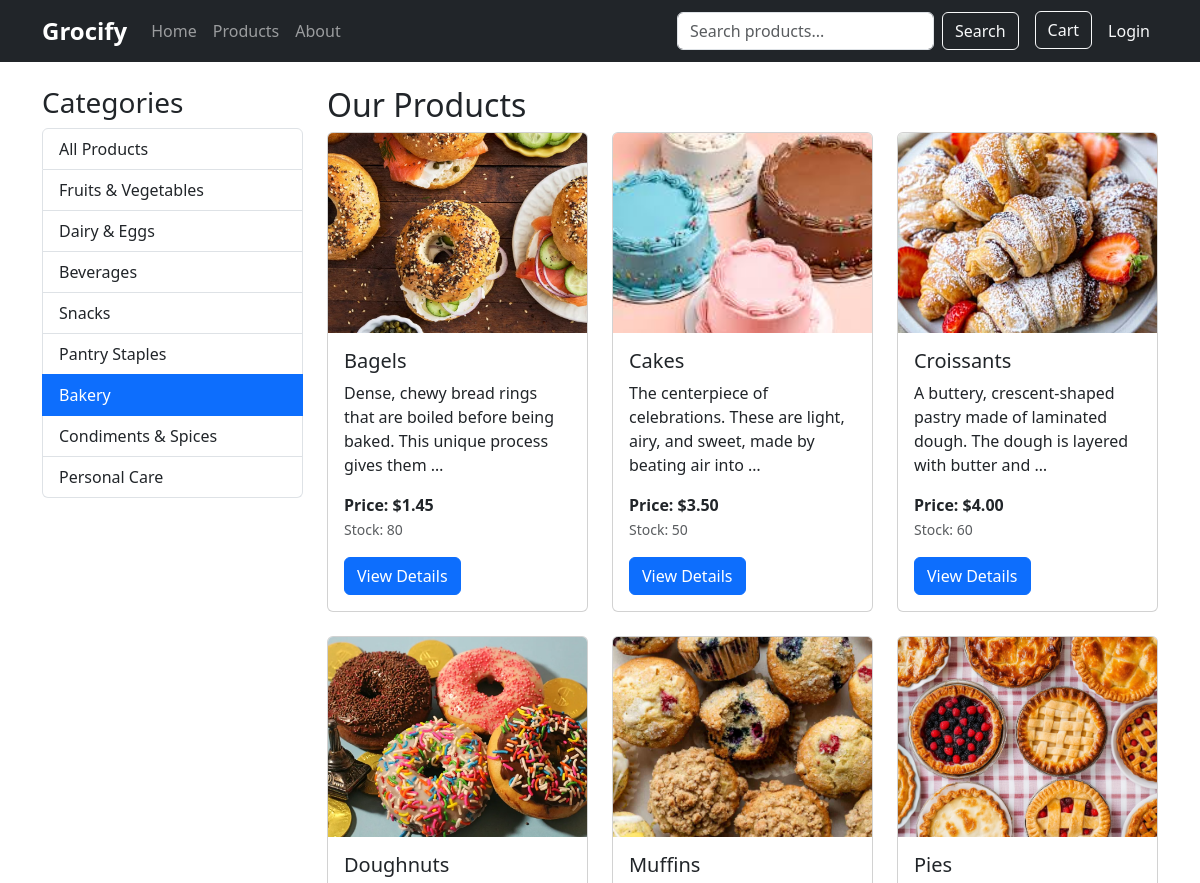
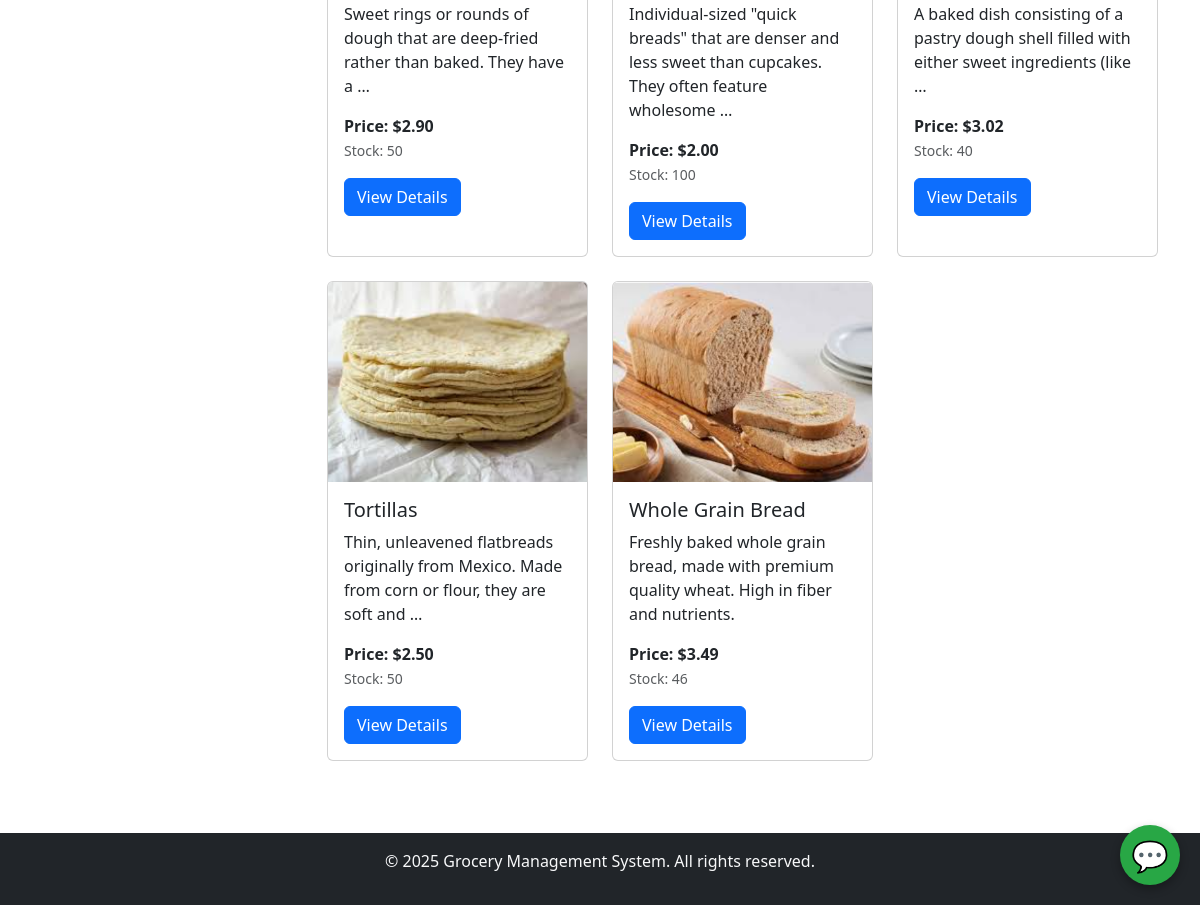
Screenshot of /products/?category=6 with the database file from the repository (2 pictures, top to bottom).
### grocery_app/models.py (models this page shows, shortened)
class Category(models.Model):
    name = models.CharField(max_length=100)
    description = models.TextField(blank=True)
    image = models.ImageField(upload_to='categories/', blank=True, null=True)
    class Meta:
        verbose_name_plural = "Categories"

class Product(models.Model):
    name = models.CharField(max_length=200)
    category = models.ForeignKey(Category, on_delete=models.CASCADE, related_name='products')
    description = models.TextField(blank=True)
    price = models.DecimalField(max_digits=10, decimal_places=2, validators=[MinValueValidator(Decimal('0.00'))])
    stock = models.PositiveIntegerField(default=0, validators=[MinValueValidator(0)])
    image = models.ImageField(upload_to='products/', blank=True, null=True)
    created_at = models.DateTimeField(auto_now_add=True)
    updated_at = models.DateTimeField(auto_now=True)
    class Meta:
        ordering = ['name']

### grocery_app/views.py (the view)
# urls.py: path('products/', views.product_list, name='product_list'),
def product_list(request):
    category_id = request.GET.get('category')
    search_query = request.GET.get('search')
    sort_by = request.GET.get('sort', 'name')  # Default sort by name
    products = Product.objects.all()
    if category_id:
        products = products.filter(category_id=category_id)
    if search_query:
        products = products.filter(
            Q(name__icontains=search_query) |
            Q(description__icontains=search_query) |
            Q(category__name__icontains=search_query)
        )
    if sort_by == 'price_low':
        products = products.order_by('price')
    elif sort_by == 'price_high':
        products = products.order_by('-price')
    elif sort_by == 'newest':
        products = products.order_by('-created_at')
    else:  # default to name
        products = products.order_by('name')
    paginator = Paginator(products, 12)  # Show 12 products per page
    page_number = request.GET.get('page')
    products_page = paginator.get_page(page_number)
    categories = Category.objects.all()
    context = {
        'products': products_page,
        'categories': categories,
        'current_category': category_id,
        'search_query': search_query,
        'sort_by': sort_by,
        'title': 'Our Products'
    }
    return render(request, 'grocery_app/product_list.html', context)

### grocery_app/templates/grocery_app/product_list.html (shortened to what this page needs)
{% extends 'grocery_app/base.html' %}
{% block content %}
<div class="row">
    <div class="col-md-3">
        <h3>Categories</h3>
        <div class="list-group">
            <a href="{% url 'grocery_app:product_list' %}"
               class="list-group-item {% if not current_category %}active{% endif %}">
                All Products
            </a>
            {% for category in categories %}
            <a href="{% url 'grocery_app:product_list' %}?category={{ category.id }}"
               class="list-group-item {% if current_category == category.id|stringformat:'s' %}active{% endif %}">
                {{ category.name }}
            </a>
            {% endfor %}
        </div>
    </div>
    <div class="col-md-9">
        {% if search_query %}
        <h2>Search Results for "{{ search_query }}"</h2>
        {% else %}
        <h2>Our Products</h2>
        {% endif %}
        <div class="row">
            {% for product in products %}
            <div class="col-md-4 mb-4">
                <div class="card h-100">
                    {% if product.image %}
                    <img src="{{ product.image.url }}" class="card-img-top" alt="{{ product.name }}">
                    {% endif %}
                    <div class="card-body">
                        <h5 class="card-title">{{ product.name }}</h5>
                        <p class="card-text">{{ product.description|truncatewords:15 }}</p>
                        <p class="card-text">
                            <strong>Price: ${{ product.price }}</strong><br>
                            <small class="text-muted">Stock: {{ product.stock }}</small>
                        </p>
                        <a href="{% url 'grocery_app:product_detail' product.id %}" class="btn btn-primary">View Details</a>
                    </div>
                </div>
            </div>
            {% empty %}
            <div class="col">
                <p>No products found.</p>
            </div>
            {% endfor %}
        </div>
    </div>
</div>
{% endblock %}

### grocery_app/static/grocery_app/css/style.css (style rules this page uses)
body { font-family: 'Segoe UI', Tahoma, Geneva, Verdana, sans-serif; min-height: 100vh; display: flex; flex-direction: column; }
.card { transition: transform 0.2s, box-shadow 0.2s; }
.card-img-top { height: 200px; object-fit: cover; }
.list-group-item.active { background-color: #0d6efd; border-color: #0d6efd; }

### rows the page displays
Category: name "Fruits & Vegetables"
Category: name "Dairy & Eggs"
Category: name "Beverages"
Category: name "Snacks"
Category: name "Pantry Staples"
Category: name "Bakery"
Category: name "Condiments & Spices"
Category: name "Personal Care"
Product: image (picture), name "Bagels", description "Dense, chewy bread rings that are boiled before being baked. This unique process gives them …", price "1.45", stock "80"
Product: image (picture), name "Cakes", description "The centerpiece of celebrations. These are light, airy, and sweet, made by beating air into …", price "3.50", stock "50"
Product: image (picture), name "Croissants", description "A buttery, crescent-shaped pastry made of laminated dough. The dough is layered with butter and …", price "4.00", stock "60"
Product: image (picture), name "Doughnuts", description "Sweet rings or rounds of dough that are deep-fried rather than baked. They have a …", price "2.90", stock "50"
Product: image (picture), name "Muffins", description "Individual-sized \"quick breads\" that are denser and less sweet than cupcakes. They often feature wholesome …", price "2.00", stock "100"
Product: image (picture), name "Pies", description "A baked dish consisting of a pastry dough shell filled with either sweet ingredients (like …", price "3.02", stock "40"
Product: image (picture), name "Tortillas", description "Thin, unleavened flatbreads originally from Mexico. Made from corn or flour, they are soft and …", price "2.50", stock "50"
Product: image (picture), name "Whole Grain Bread", description "Freshly baked whole grain bread, made with premium quality wheat. High in fiber and nutrients.", price "3.49", stock "46"
